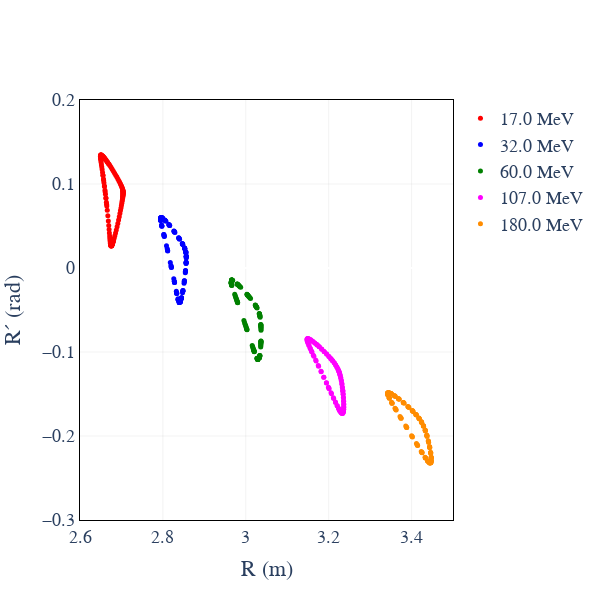

Notebook code for this chart:
### Markdown cell above
### Plotting

### Code cell
artist = zgoubidoo.vis.ZgoubidooPlotlyArtist(layout=layout)

artist.fig["layout"]["xaxis"]["title"] = "R (m)"
artist.fig["layout"]["yaxis"]["title"] = "R´ (rad)"
artist.fig["layout"]["xaxis"]["range"] = [2.6, 3.5]
artist.fig["layout"]["yaxis"]["range"] = [-0.3, 0.2]

tracks = zr.tracks_frenet
tracks.query("LABEL1 == 'A'", inplace=True)
idx = 0
for i in tracks["D-1"].unique():
    ekin = zgoubidoo.Kinematics(kin_nom.brho * (i + 1)).ekin.m_as("MeV")
    artist.scatter(
        x=ffa_cell.RM.m_as("m") + tracks[tracks["D-1"] == i]["Y"],
        y=tracks[tracks["D-1"] == i]["T"],
        name=f"{np.round(ekin,2)} MeV",
        mode="markers",
        marker={"size": 5, "color": colors[idx]},
    )
    idx += 1


artist.render()
